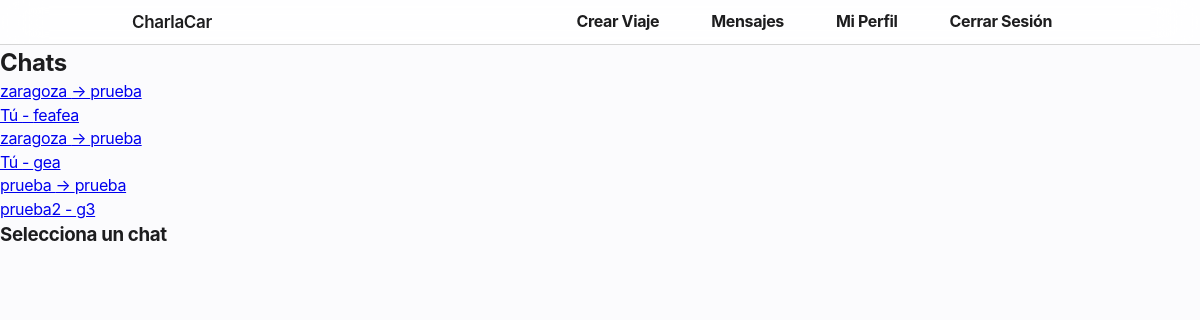
Page /chat/ (signed in) on the committed database.
### rides/models.py (models this page shows, shortened)
class Ride(models.Model):
    driver = models.ForeignKey(User, on_delete=models.CASCADE, related_name='rides_as_driver')
    passengers = models.ManyToManyField(User, related_name='rides_as_passenger', blank=True)
    origin = models.CharField(max_length=100)
    destination = models.CharField(max_length=100)
    departure_time = models.DateTimeField()
    total_seats = models.PositiveIntegerField()
    price = models.DecimalField(max_digits=7, decimal_places=2)

### chat/models.py (models this page shows, shortened)
class Message(models.Model):
    ride = models.ForeignKey(Ride, on_delete=models.CASCADE, related_name='messages')
    sender = models.ForeignKey(User, on_delete=models.CASCADE, related_name='sent_messages')
    content = models.TextField()
    created_at = models.DateTimeField(auto_now_add=True)
    is_read = models.BooleanField(default=False)
    class Meta:
        ordering = ['created_at']

### chat/views.py (the view)
# urls.py: path('', views.ride_chat, name='my_chats'),
@login_required
def ride_chat(request, ride_id=None):
    chats_data = get_user_chats(request.user)
    selected_ride = None
    if ride_id:
        selected_ride = get_object_or_404(Ride, id=ride_id)
        if not user_has_chat_access(request.user, selected_ride):
            messages.error(request, 'No tienes permiso para acceder a este chat.')
            return redirect('rides:ride_list')
    return render(request, 'chat/chat.html', {
        'chats_data': chats_data,
        'selected_ride': selected_ride
    })

### chat/utils.py (called while the page is built)
def get_user_chats(user: User):
    user_rides = Ride.objects.filter(
        models.Q(driver=user) |
        models.Q(passengers=user)
    ).distinct()
    chats_data = []
    for ride in user_rides:
        last_message = ride.messages.order_by('-created_at').first()
        chats_data.append({
            'ride': ride,
            'last_message': last_message
        })
    return chats_data

### chat/templates/chat/chat.html (shortened to what this page needs)
{% extends 'base.html' %}
{% load static %}
{% block content %}
<div>
    <div>
        <h2>Chats</h2>
        <div>
            {% for chat in chats_data %}
            <a href="{% url 'chat:ride_chat' chat.ride.id %}">
                <div>
                    <div>{{ chat.ride.origin }} → {{ chat.ride.destination }}</div>
                    <div>
                        {% if chat.ride.driver == user %}Tú{% else %}{{ chat.ride.driver.username }}{% endif %}
                        {% if chat.last_message %}- {{ chat.last_message.content|truncatechars:30 }}{% endif %}
                    </div>
                </div>
            </a>
            {% empty %}
            <div>Sin conversaciones</div>
            {% endfor %}
        </div>
    </div>
    <div>
        {% if selected_ride %}
            <div>
                <div>{{ selected_ride.origin }} → {{ selected_ride.destination }}</div>
                <div>{{ selected_ride.departure_time|date:"j F Y, H:i" }}</div>
                {% if not selected_ride.is_active %}<div>Chat deshabilitado</div>{% endif %}
            </div>
            <div id="chat-messages"></div>
            <div>
                <form id="chat-form" {% if not selected_ride.is_active %}disabled{% endif %}>
                    {% csrf_token %}
                    <input type="text" id="message-input" {% if not selected_ride.is_active %}disabled{% endif %}>
                    <button type="submit" {% if not selected_ride.is_active %}disabled{% endif %}>Enviar</button>
                </form>
            </div>
            <script>
                const rideId = "{{ selected_ride.id }}";
                const user = "{{ user.username }}";
                const chatMessages = document.getElementById('chat-messages');
                const chatForm = document.getElementById('chat-form');
                const messageInput = document.getElementById('message-input');
                let socket;
                // Carga el historial de mensajes
                fetch(`/chat/${rideId}/messages/`)
                    .then(response => response.json())
                    .then(data => {
                        data.messages.forEach(msg => {
                            let div = document.createElement('div');
                            div.innerHTML = `<p>${msg.sender}: ${msg.content}</p>`;
                            chatMessages.appendChild(div);
                        });
                        chatMessages.scrollTop = chatMessages.scrollHeight;
                        if (data.is_active) {
                            // Conecta WebSocket
                            const wsStart = window.location.protocol == "https:" ? "wss://" : "ws://";
                            socket = new WebSocket(wsStart + window.location.host + `/ws/chat/${rideId}/`);
                            socket.onmessage = function(e) {
                                const data = JSON.parse(e.data);
                                let div = document.createElement('div');
                                div.innerHTML = `<p>${data.sender}: ${data.content}</p>`;
                                chatMessages.appendChild(div);
                                chatMessages.scrollTop = chatMessages.scrollHeight;
                            };
                        }
                    });
                // Envía mensajes
                chatForm.addEventListener('submit', function(event) {
                    event.preventDefault();
                    const message = messageInput.value.trim();
                    if (message && socket?.readyState === WebSocket.OPEN) {
                        socket.send(JSON.stringify({'message': message}));
                        messageInput.value = '';
                    }
                });
            </script>
        {% else %}
            <div>
                <h3>Selecciona un chat</h3>
            </div>
        {% endif %}
    </div>
</div>
{% endblock %}

### static/css/base.css (style rules this page uses)
:root { --color-primary: #0066CC; --color-primary-hover: #0055B3; --color-secondary: #86868b; --color-text: #1d1d1f; --color-background: #FBFBFD; --color-white: #ffffff; --color-border: #d2d2d7; --font-family-text: "SF Pro Text", -apple-system, BlinkMacSystemFont, "Helvetica Neue", Arial, sans-serif; --font-family-display: "SF Pro Display", -apple-system, BlinkMacSystemFont, "Helvetica Neue", Arial, sans-serif; --font-size-xs: 12px; --font-size-sm: 14px; --font-size-base: 17px; --font-size-lg: 21px; --font-size-xl: 40px; --font-size-2xl: 48px; --font-size-3xl: 56px; --font-size-4xl: 80px; --line-height-tight: 1.1; --line-height-base: 1.47059; --container-width: 980px; --spacing-xs: 4px; --spacing-sm: 8px; --spacing-md: 16px; --spacing-lg: 24px; --spacing-xl: 32px; --spacing-2xl: 48px; --border-radius-sm: 12px; --border-radius-lg: 14px; --border-radius-xl: 18px; --border-radius-full: 999px; --shadow-sm: 0 2px 5px rgba(0, 0, 0, 0.05); --shadow-md: 0 4px 12px rgba(0, 0, 0, 0.08); --shadow-lg: 0 8px 16px rgba(0, 0, 0, 0.12); --transition: all 0.3s cubic-bezier(0.4, 0, 0.2, 1); }
* { margin: 0; padding: 0; box-sizing: border-box; }
body { font-family: var(--font-family-text); background-color: var(--color-background); color: var(--color-text); line-height: var(--line-height-base); font-weight: 400; letter-spacing: -0.022em; -webkit-font-smoothing: antialiased; -moz-osx-font-smoothing: grayscale; overflow-x: hidden; }
h1, h2, h3, h4, h5, h6 { font-family: var(--font-family-display); }

### rows in the picture
Ride: ride.origin "zaragoza", ride.destination "prueba", shows "Tú", last_message.content "feafea"
Ride: ride.origin "zaragoza", ride.destination "prueba", shows "Tú", last_message.content "gea"
Ride: ride.origin "prueba", ride.destination "prueba", ride.driver.username "prueba2", last_message.content "g3"
